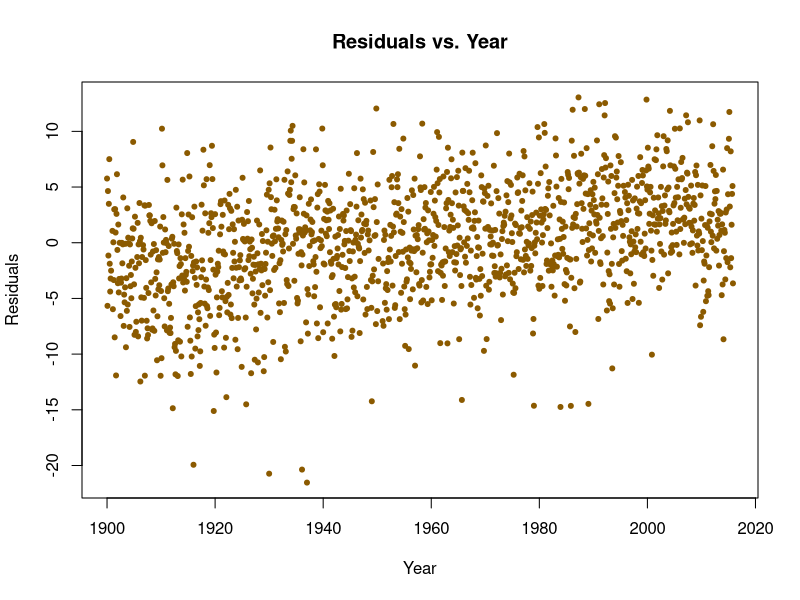
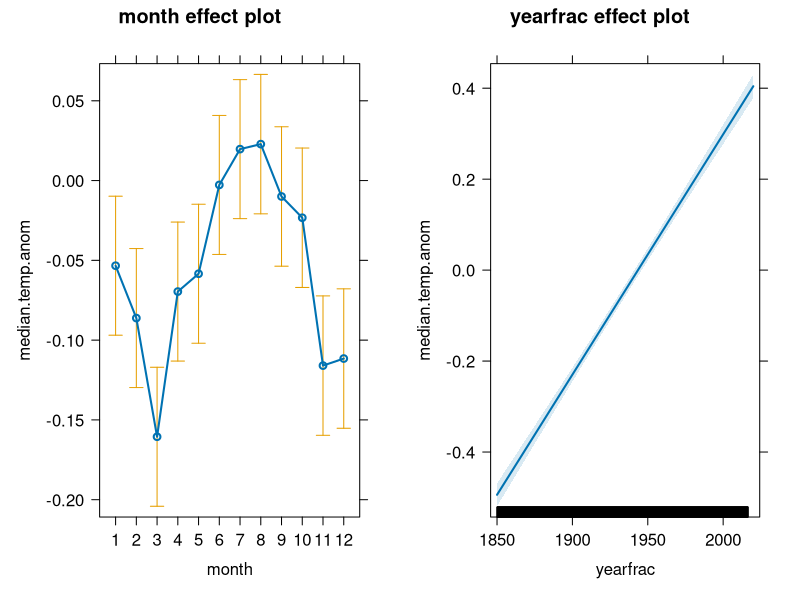
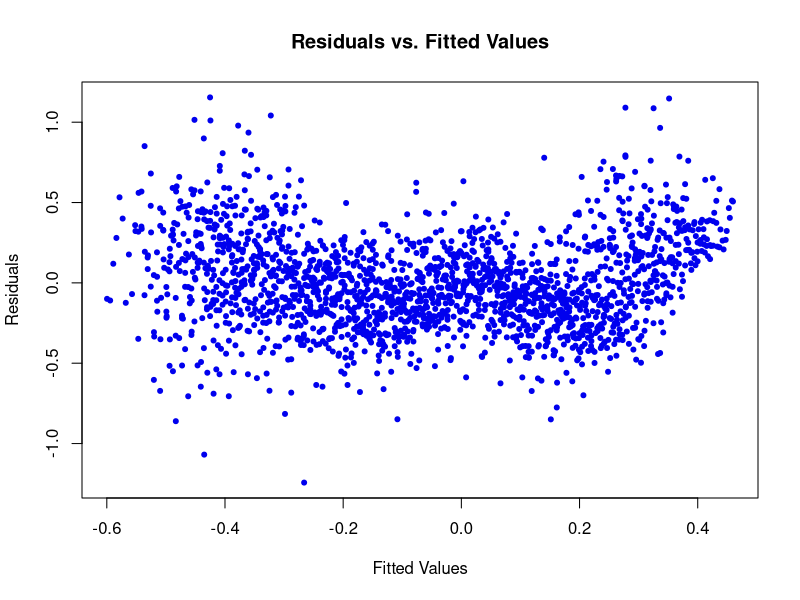
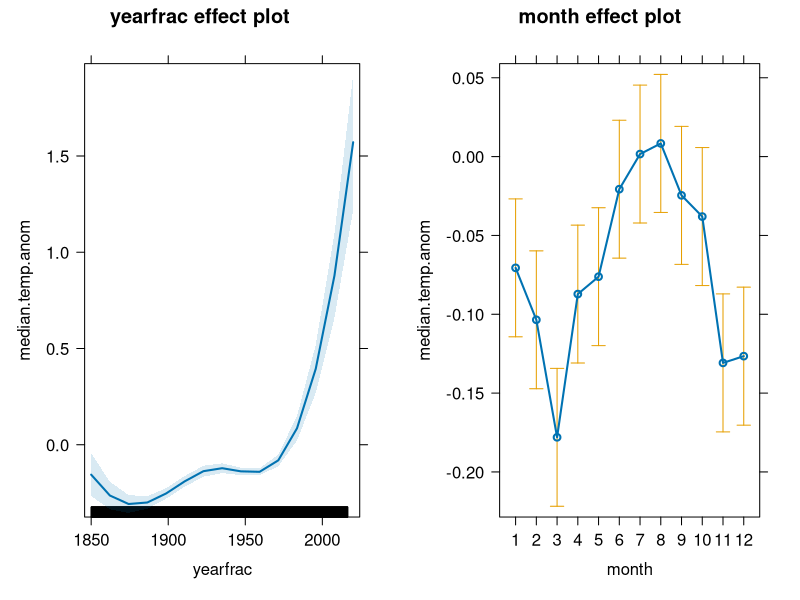
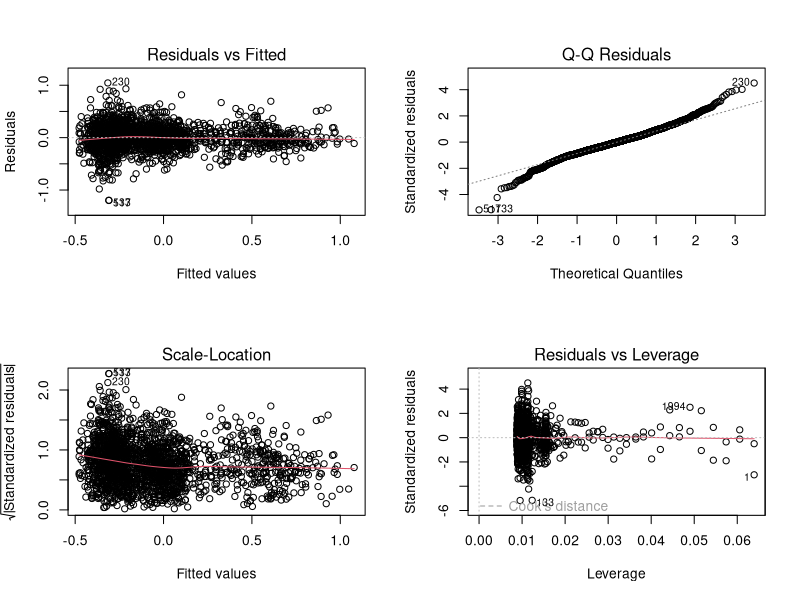
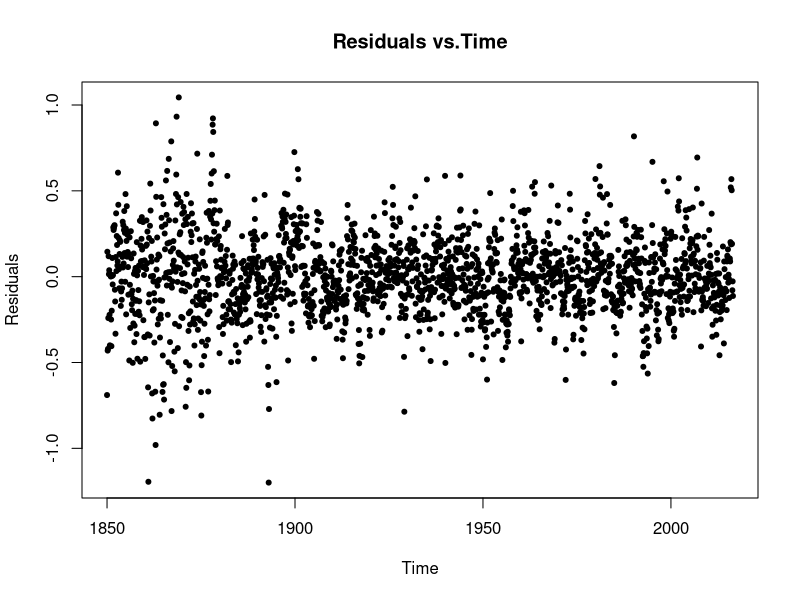

Reproduce these figures in R, in order.
## ---- chunk 1
knitr::opts_chunk$set(echo = TRUE)
## ---- chunk 2
weather = read.csv("rawbozemandata.csv", header = TRUE)

weather$YEAR = substr(as.character(weather$DATE), 0,nchar(weather$DATE)-2)
weather$MONTH = as.factor(substr(as.character(weather$DATE),5,nchar(weather$DATE)))
weather$year = (floor(weather$DATE/100))
weather$Month<-round((weather$DATE/100-weather$year)*100,1)
weather$Yearfrac<-weather$year+(weather$Month-1)/12 #makes it an integer variable
#fit the linear model
lm.weather = lm(MMXT ~ MONTH, data = weather)
#lm.weather$residuals
plot(weather$Yearfrac, lm.weather$residuals, pch = 20, col = "orange4",
     main = "Residuals vs. Year", xlab = "Year", ylab = "Residuals")
## ---- chunk 3
lm.seasoned <- lm(MMXT ~ Yearfrac + MONTH, data = weather)
lm.deseasoned <- lm(lm.weather$residuals ~ Yearfrac, data = weather)
summary(lm.seasoned)
summary(lm.deseasoned)
## ---- chunk 4
hadcrut <- read.table('HadCRUT.4.4.0.0.monthly_nh.txt',
                      col.names = c('Date', 'median.temp.anom',
                                    'bias.l95', 'bias.u95',
                                    'meas.l95', 'meas.u95',
                                    'coverage.l95', 'coverage.u95',
                                    'error.l95', 'error.u95',
                                    'l95', 'u95'))
hadcrut.ts <- ts(hadcrut$median.temp.anom, start = 1850, frequency = 12)
## ---- chunk 5
hadcrut$yearfrac <- as.vector(time(hadcrut.ts))
hadcrut$month <- factor(round(1 + 12 * (hadcrut$yearfrac %% 1), 0))
had.lm1 <- lm(median.temp.anom ~ month + yearfrac, data = hadcrut)
summary(had.lm1)
library(car)
Anova(had.lm1, test = "F", type = "III") #test for the month component

require(effects)
plot(allEffects(had.lm1))
## ---- chunk 6
plot(had.lm1$fitted.values, had.lm1$residuals, pch = 20, col = "blue2", main = "Residuals vs. Fitted Values", xlab = "Fitted Values", ylab = "Residuals")
## ---- chunk 7
for (i in 1:10){
  had.lm.poly = lm(median.temp.anom ~ poly(yearfrac,i,raw = TRUE) + month, data = hadcrut)
  print(summary(had.lm.poly))
}
## ---- chunk 8

## ---- chunk 9
pvals <- numeric(20)
for (i in 1:20){
  lm.poly.1 = lm(median.temp.anom ~ poly(yearfrac,i,raw = FALSE)+ month, data = hadcrut) 
  pvals[i] = (summary(lm.poly.1)$coefficients[i,4])
}
pvals
which(pvals > 0.05)
lm.poly.final = lm(median.temp.anom ~ poly(yearfrac,10,raw = FALSE) + month , data = hadcrut)
plot(allEffects(lm.poly.final))
## ---- chunk 10
par(mfrow = c(2,2))
plot(lm.poly.final)
par(mfrow = c(1,1))
plot(hadcrut$yearfrac,resid(lm.poly.final), main = "Residuals vs.Time",xlab = "Time", ylab = "Residuals", pch = 20)
## ---- chunk 11
sessionInfo()$R.version$nickname
getRversion()
sessionInfo()$platform
